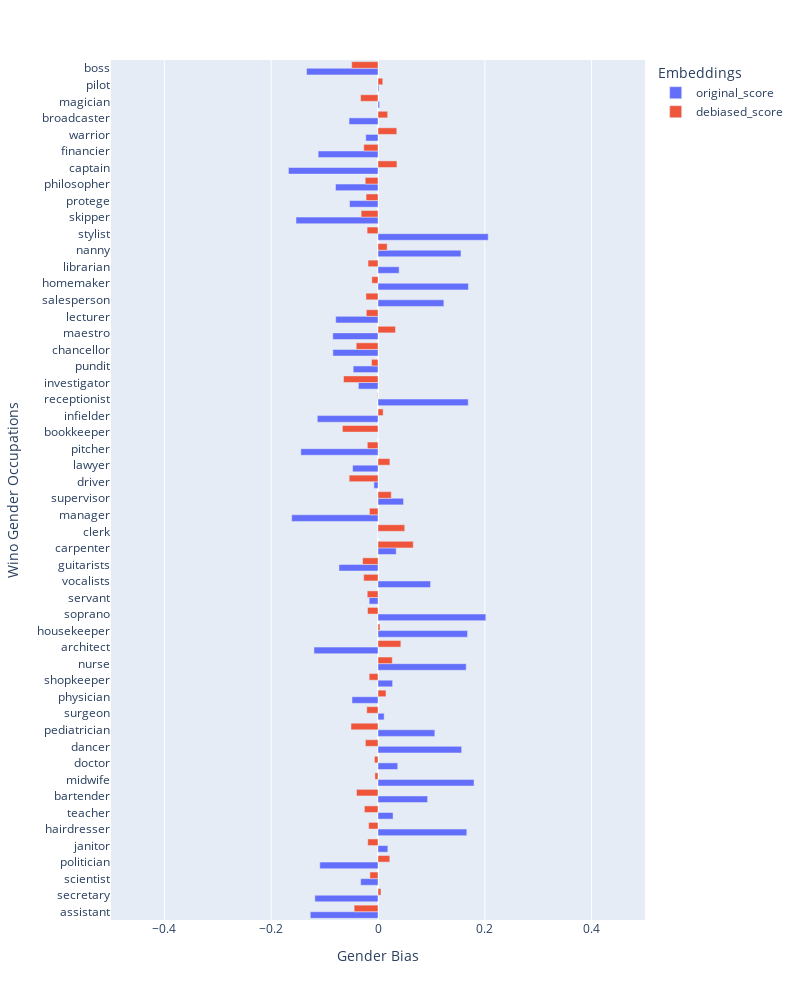

Here is the notebook cell this chart was saved with:
### Code cell
bias_df=get_bias_score_df_from_list(gender_bias_original,gender_bias_after_debiasing, occupations,vocab_cleaned,debiased_vocab)
plot_bias_bar(bias_df)

### Figure 1 — Plotly figure (JSON) as saved in the notebook; plotly's stock layout.template omitted (floating-point values rounded to 4 significant figures)
{"data": [{"alignmentgroup": "True", "hovertemplate": "Embeddings=original_score<br>Gender Bias=%{x}<br>Wino Gender Occupations=%{y}<extra></extra>", "legendgroup": "original_score", "marker": {"color": "#636efa", "pattern": {"shape": ""}}, "name": "original_score", "offsetgroup": "original_score", "orientation": "h", "showlegend": true, "textposition": "auto", "type": "bar", "x": [-0.1269, -0.1182, -0.03239, -0.109, 0.01842, 0.1663, 0.0282, 0.09285, 0.1799, 0.03695, 0.1567, 0.1064, 0.01149, -0.04868, 0.02735, 0.1652, -0.1199, 0.1677, 0.2019, -0.01659, 0.09841, -0.07308, 0.03405, 0.0002944, -0.1616, 0.04786, -0.007653, -0.04749, -0.1445, -0.00016, -0.1137, 0.169, -0.03673, -0.04651, -0.08449, -0.08464, -0.07916, 0.1233, 0.1693, 0.03958, 0.1554, 0.2064, -0.1536, -0.05332, -0.07953, -0.1677, -0.1121, -0.02292, -0.05422, 0.002989, 0.001772, -0.1337], "xaxis": "x", "y": ["assistant", "secretary", "scientist", "politician", "janitor", "hairdresser", "teacher", "bartender", "midwife", "doctor", "dancer", "pediatrician", "surgeon", "physician", "shopkeeper", "nurse", "architect", "housekeeper", "soprano", "servant", "vocalists", "guitarists", "carpenter", "clerk", "manager", "supervisor", "driver", "lawyer", "pitcher", "bookkeeper", "infielder", "receptionist", "investigator", "pundit", "chancellor", "maestro", "lecturer", "salesperson", "homemaker", "librarian", "nanny", "stylist", "skipper", "protege", "philosopher", "captain", "financier", "warrior", "broadcaster", "magician", "pilot", "boss"], "yaxis": "y"}, {"alignmentgroup": "True", "hovertemplate": "Embeddings=debiased_score<br>Gender Bias=%{x}<br>Wino Gender Occupations=%{y}<extra></extra>", "legendgroup": "debiased_score", "marker": {"color": "#EF553B", "pattern": {"shape": ""}}, "name": "debiased_score", "offsetgroup": "debiased_score", "orientation": "h", "showlegend": true, "textposition": "auto", "type": "bar", "x": [-0.04472, 0.005537, -0.01519, 0.02214, -0.01916, -0.01749, -0.02553, -0.04021, -0.005788, -0.006656, -0.02362, -0.05061, -0.02109, 0.01496, -0.01659, 0.02674, 0.04282, 0.003664, -0.01958, -0.02013, -0.02678, -0.02883, 0.06601, 0.05008, -0.01607, 0.0248, -0.05404, 0.02222, -0.01999, -0.06671, 0.009665, -0.0007355, -0.0645, -0.01211, -0.04083, 0.03279, -0.02188, -0.02259, -0.01154, -0.01863, 0.01713, -0.0204, -0.03161, -0.02239, -0.02399, 0.03546, -0.02663, 0.03515, 0.01807, -0.03264, 0.008889, -0.04928], "xaxis": "x", "y": ["assistant", "secretary", "scientist", "politician", "janitor", "hairdresser", "teacher", "bartender", "midwife", "doctor", "dancer", "pediatrician", "surgeon", "physician", "shopkeeper", "nurse", "architect", "housekeeper", "soprano", "servant", "vocalists", "guitarists", "carpenter", "clerk", "manager", "supervisor", "driver", "lawyer", "pitcher", "bookkeeper", "infielder", "receptionist", "investigator", "pundit", "chancellor", "maestro", "lecturer", "salesperson", "homemaker", "librarian", "nanny", "stylist", "skipper", "protege", "philosopher", "captain", "financier", "warrior", "broadcaster", "magician", "pilot", "boss"], "yaxis": "y"}], "layout": {"barmode": "group", "height": 1000, "legend": {"title": {"text": "Embeddings"}, "tracegroupgap": 0}, "margin": {"t": 60}, "width": 800, "xaxis": {"anchor": "y", "domain": [0, 1], "range": [-0.5, 0.5], "title": {"text": "Gender Bias"}}, "yaxis": {"anchor": "x", "domain": [0, 1], "title": {"text": "Wino Gender Occupations"}}}}
